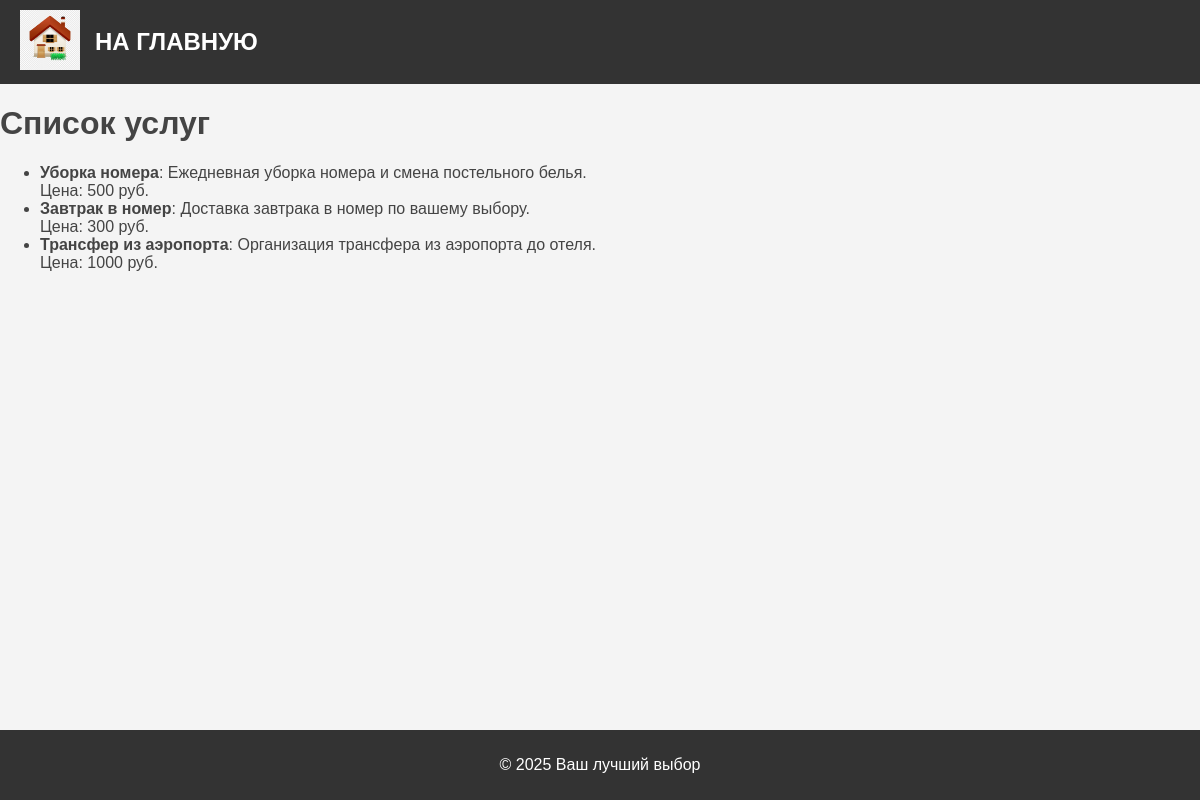
/services/, run on an earlier commit of the app's database.
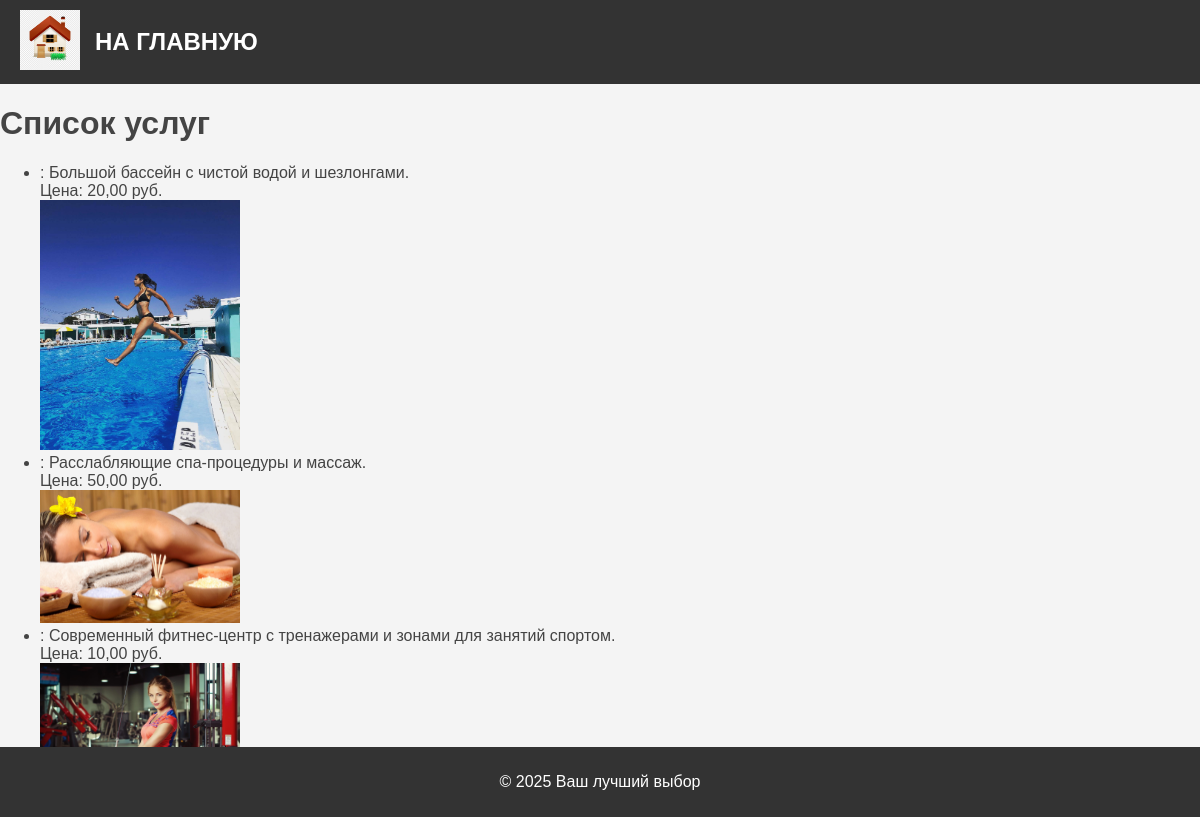
And on a later commit of the database.
### services/models.py (models this page shows, shortened)
class Service(models.Model):
    name = models.CharField(max_length=100, verbose_name="Название услуги")
    description = models.TextField(verbose_name="Описание услуги")
    price = models.DecimalField(
        max_digits=10, decimal_places=2, null=True, verbose_name="Цена"
    )
    image = models.ImageField(upload_to="services/", verbose_name="Изображение услуги")
    class Meta:
        verbose_name = "Услуга"
        verbose_name_plural = "Услуги"

### services/views.py (the view)
# urls.py: path("", views.service_list, name="service_list"),
def service_list(request):
    services = Service.objects.all()
    return render(request, "services/service_list.html", {"services": services})

### services/templates/services/service_list.html (shortened to what this page needs)
{% extends 'base/base.html' %}
{% block content %}
<h1>Список услуг</h1>
<ul>
    {% for service in services %}
    <li>
        <strong>{{ service.title }}</strong>: {{ service.description }}
        <br>Цена: {{ service.price }} руб.
        {% if service.image %}
        <br><img src="{{ service.image.url }}" alt="{{ service.title }}" width="200">
        {% endif %}
    </li>
    {% endfor %}
</ul>
{% if not services %}
<ul>
    <li>
        <strong>Уборка номера</strong>: Ежедневная уборка номера и смена постельного белья.
        <br>Цена: 500 руб.
    </li>
    <li>
        <strong>Завтрак в номер</strong>: Доставка завтрака в номер по вашему выбору.
        <br>Цена: 300 руб.
    </li>
    <li>
        <strong>Трансфер из аэропорта</strong>: Организация трансфера из аэропорта до отеля.
        <br>Цена: 1000 руб.
    </li>
</ul>
{% endif %}
{% endblock %}

What changed in the data, as far as the page shows it:
added Service: description "Большой бассейн с чистой водой и шезлонгами.", price "20,00", image (picture)
added Service: description "Расслабляющие спа-процедуры и массаж.", price "50,00", image (picture)
added Service: description "Современный фитнес-центр с тренажерами и зонами для занятий спортом.", price "10,00", image (picture)
Also different on the page:
text no longer shown: "Уборка номера : Ежедневная уборка номера и смена постельного белья. Цена: 500 руб. Завтрак в номер : Доставка завтрака в номер по вашему выбору. Цена: 300 руб. Трансфер из аэропорта : Организация трансфера из аэропорта до отеля. Цена: 1000 руб."
